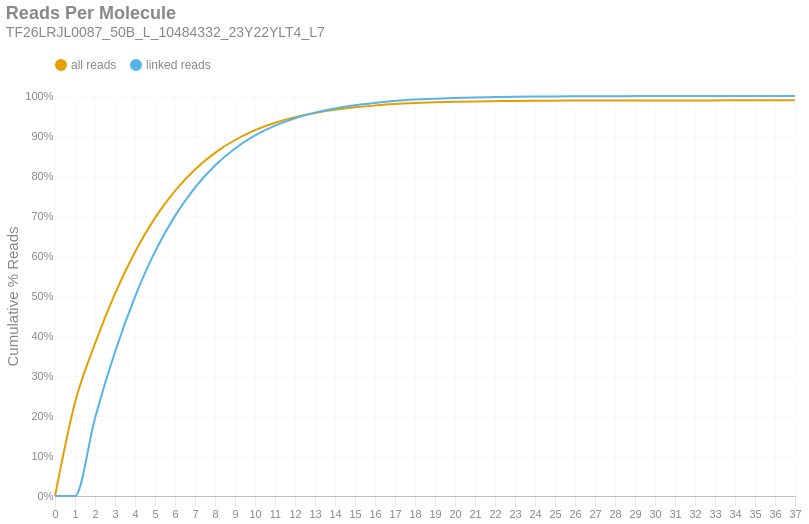

Notebook cell for this chart:
### Markdown cell above
### Reads per Molecule
This chart shows the cumulative distribution of the number of reads per linked molecule. That is, how many alignments are associated with a unique molecule. This excludes the number of reads associated with invalid or absent linked-read barcodes. The `linked` histogram is the percentages recalculated when disregarding singletons.

### Code cell
if SKIPLR:
    print_html(f"Skipped")
else:
    counts = np.bincount(valids['reads'].cast(pl.Int64).to_numpy())
    weighted = counts * np.arange(len(counts))
    all_perc = weighted / n_reads
    linked_perc = weighted / n_linked_reads
    linked_perc[1] = 0
    binned_df = pl.DataFrame({
        'readsper': list(range(len(counts))),
        'all reads (cumsum)': np.cumsum(all_perc).tolist(),
        'linked reads (cumsum)': np.cumsum(linked_perc).tolist(),
    })

    with SafeRender(binned_df):
        (
            density_plot(binned_df, 'Reads Per Molecule', samplename, 'readspmol')
            .encode(
                x=alt.X('readsper:O', title=None).axis(labelAngle=0).scale(padding=0),
                y=alt.Y('value:Q', title='Cumulative % Reads').axis(format='%').stack(False),
                color=alt.Color("key:N").scale(domain=["all reads", "linked reads"]),
                tooltip=[
                    alt.Tooltip("key:N", title="Data Type"),
                    alt.Tooltip("readsper:O", title="Reads Per Molecule"),
                    alt.Tooltip("value:Q", format=".2%", title="% Reads (Cum.)")
                ]            
            )
        ).display()

### Figure 1 — Vega-Lite specification as saved in the notebook (floating-point values rounded to 4 significant figures)
{"width": "container", "height": 400, "config": {"title": {"anchor": "start", "dy": -15, "fontSize": 18, "color": "#888888", "subtitleColor": "#888888", "subtitleFontSize": 14}, "arc": {"fill": "#0072B2"}, "axis": {"domainColor": "#888888", "domainWidth": 0.5, "gridWidth": 0.2, "grid": false, "titleFontWeight": 400, "titleFontSize": 15, "labelFontSize": 11, "labelColor": "#888888", "tickColor": "#888888", "tickWidth": 0.2, "titleColor": "#888888"}, "axisBand": {"grid": false}, "axisX": {"grid": true, "tickSize": 10, "domainCap": "round"}, "axisY": {"domain": false, "grid": true, "tickSize": 0, "domainCap": "round"}, "background": "transparent", "header": {"labelFontSize": 15, "labelColor": "#888888", "titleFontSize": 15, "titleFontWeight": 600, "titleColor": "#888888"}, "legend": {"labelFont": "sans-serif", "labelFontSize": 12, "labelColor": "#888888", "symbolSize": 100, "symbolType": "circle", "titleFontSize": 12, "titlePadding": 10, "titleColor": "#888888", "title": null, "orient": "top"}, "range": {"category": ["#E69F00", "#56B4E9", "#009E73", "#F0E442", "#0072B2", "#D55E00", "#CC79A7", "#000000"], "diverging": ["#cfe8f3", "#a2d4ec", "#73bfe2", "#46abdb", "#1696d2", "#12719e"]}, "area": {"fill": "#0072B2", "fillOpacity": 0.7, "line": true, "strokeOpacity": 0.7}, "line": {"color": "#0072B2", "stroke": "#0072B2", "strokeWidth": 2}, "trail": {"color": "#0072B2", "stroke": "#0072B2", "strokeWidth": 0, "size": 1}, "point": {"filled": true, "fillOpacity": 1.0, "size": 95}, "text": {"color": "#888888", "fontSize": 11, "align": "right", "fontWeight": 400, "size": 11}, "bar": {"fill": "#0072B2", "stroke": null}, "view": {"stroke": null, "continuousWidth": 660, "continuousHeight": 400}}, "data": {"name": "data-0ec73c57422c17238f258b68e2252903"}, "mark": {"type": "line", "interpolate": "monotone", "point": {"opacity": 0, "size": 275}}, "encoding": {"color": {"field": "key", "scale": {"domain": ["all reads", "linked reads"]}, "type": "nominal"}, "tooltip": [{"field": "key", "title": "Data Type", "type": "nominal"}, {"field": "readsper", "title": "Reads Per Molecule", "type": "ordinal"}, {"field": "value", "format": ".2%", "title": "% Reads (Cum.)", "type": "quantitative"}], "x": {"axis": {"labelAngle": 0}, "field": "readsper", "scale": {"padding": 0}, "title": null, "type": "ordinal"}, "y": {"axis": {"format": "%"}, "field": "value", "stack": false, "title": "Cumulative % Reads", "type": "quantitative"}}, "params": [{"name": "param_c36ac31b6afebe62", "select": {"type": "point", "fields": ["key"]}, "bind": "legend"}], "title": {"text": "Reads Per Molecule", "subtitle": "TF26LRJL0087_50B_L_10484332_23Y22YLT4_L7"}, "transform": [{"fold": ["all reads (cumsum)", "linked reads (cumsum)"]}, {"calculate": "replace(datum.key, ' (cumsum)', '')", "as": "key"}, {"filter": {"param": "param_c36ac31b6afebe62"}}], "usermeta": {"embedOptions": {"downloadFileName": "TF26LRJL0087_50B_L_10484332_23Y22YLT4_L7.readspmol"}}, "$schema": "https://vega.github.io/schema/vega-lite/v6.4.1.json", "datasets": {"data-0ec73c57422c17238f258b68e2252903": [{"readsper": 0, "all reads (cumsum)": 0.0, "linked reads (cumsum)": 0.0}, {"readsper": 1, "all reads (cumsum)": 0.234, "linked reads (cumsum)": 0.0}, {"readsper": 2, "all reads (cumsum)": 0.3809, "linked reads (cumsum)": 0.1945}, {"readsper": 3, "all reads (cumsum)": 0.5058, "linked reads (cumsum)": 0.36}, {"readsper": 4, "all reads (cumsum)": 0.6101, "linked reads (cumsum)": 0.498}, {"readsper": 5, "all reads (cumsum)": 0.6954, "linked reads (cumsum)": 0.611}, {"readsper": 6, "all reads (cumsum)": 0.7628, "linked reads (cumsum)": 0.7003}, {"readsper": 7, "all reads (cumsum)": 0.8163, "linked reads (cumsum)": 0.7711}, {"readsper": 8, "all reads (cumsum)": 0.8579, "linked reads (cumsum)": 0.8262}, {"readsper": 9, "all reads (cumsum)": 0.89, "linked reads (cumsum)": 0.8687}, {"readsper": 10, "all reads (cumsum)": 0.9146, "linked reads (cumsum)": 0.9013}, {"readsper": 11, "all reads (cumsum)": 0.9332, "linked reads (cumsum)": 0.926}, {"readsper": 12, "all reads (cumsum)": 0.9472, "linked reads (cumsum)": 0.9445}, {"readsper": 13, "all reads (cumsum)": 0.9578, "linked reads (cumsum)": 0.9584}, {"readsper": 14, "all reads (cumsum)": 0.9657, "linked reads (cumsum)": 0.9689}, {"readsper": 15, "all reads (cumsum)": 0.9716, "linked reads (cumsum)": 0.9768}, {"readsper": 16, "all reads (cumsum)": 0.9761, "linked reads (cumsum)": 0.9827}, {"readsper": 17, "all reads (cumsum)": 0.9798, "linked reads (cumsum)": 0.9876}, {"readsper": 18, "all reads (cumsum)": 0.9823, "linked reads (cumsum)": 0.991}, {"readsper": 19, "all reads (cumsum)": 0.9842, "linked reads (cumsum)": 0.9934}, {"readsper": 20, "all reads (cumsum)": 0.9855, "linked reads (cumsum)": 0.9952}, {"readsper": 21, "all reads (cumsum)": 0.9865, "linked reads (cumsum)": 0.9965}, {"readsper": 22, "all reads (cumsum)": 0.9872, "linked reads (cumsum)": 0.9974}, {"readsper": 23, "all reads (cumsum)": 0.9878, "linked reads (cumsum)": 0.9982}, {"readsper": 24, "all reads (cumsum)": 0.9882, "linked reads (cumsum)": 0.9987}, {"readsper": 25, "all reads (cumsum)": 0.9884, "linked reads (cumsum)": 0.999}, {"readsper": 26, "all reads (cumsum)": 0.9886, "linked reads (cumsum)": 0.9993}, {"readsper": 27, "all reads (cumsum)": 0.9887, "linked reads (cumsum)": 0.9995}, {"readsper": 28, "all reads (cumsum)": 0.9889, "linked reads (cumsum)": 0.9996}, {"readsper": 29, "all reads (cumsum)": 0.9889, "linked reads (cumsum)": 0.9997}, {"readsper": 30, "all reads (cumsum)": 0.989, "linked reads (cumsum)": 0.9998}, {"readsper": 31, "all reads (cumsum)": 0.989, "linked reads (cumsum)": 0.9998}, {"readsper": 32, "all reads (cumsum)": 0.989, "linked reads (cumsum)": 0.9998}, {"readsper": 33, "all reads (cumsum)": 0.9891, "linked reads (cumsum)": 0.9999}, {"readsper": 34, "all reads (cumsum)": 0.9891, "linked reads (cumsum)": 0.9999}, {"readsper": 35, "all reads (cumsum)": 0.9891, "linked reads (cumsum)": 1.0}, {"readsper": 36, "all reads (cumsum)": 0.9891, "linked reads (cumsum)": 1.0}, {"readsper": 37, "all reads (cumsum)": 0.9891, "linked reads (cumsum)": 1.0}]}}
